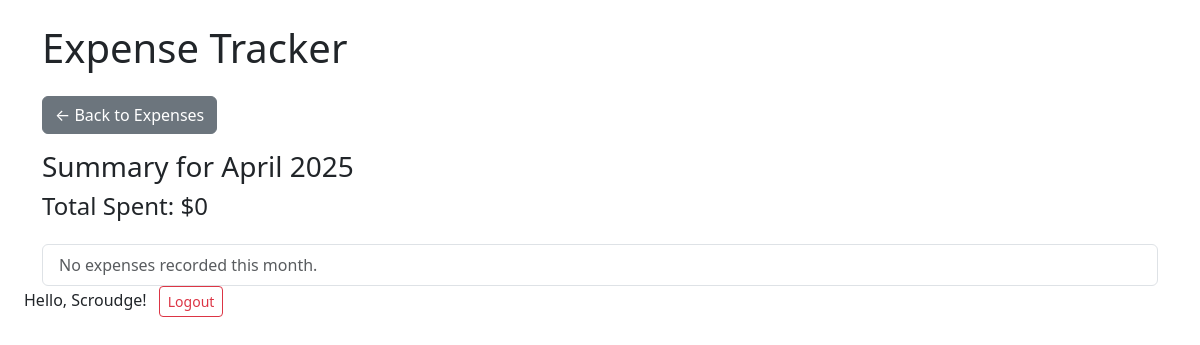
The page /summary (signed in) on the database as committed earlier.
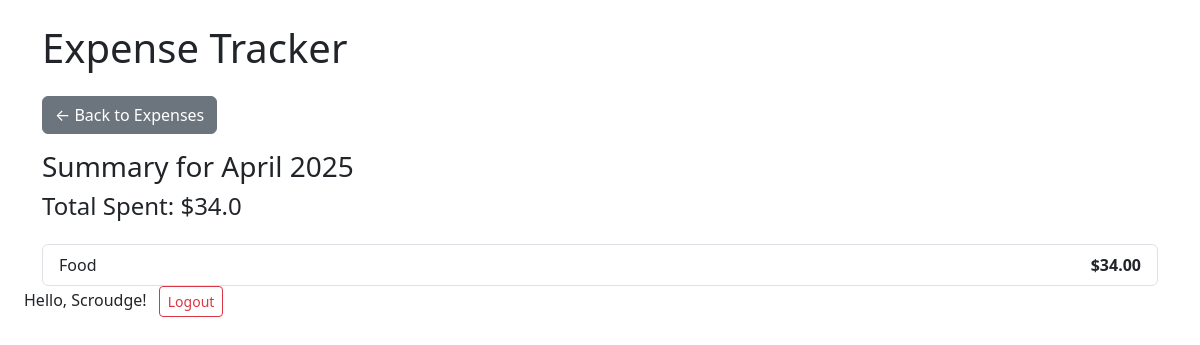
The same page on the database as committed later.
### app.py (models this page shows)
class Expense(db.Model):
    id = db.Column(db.Integer, primary_key=True)
    amount = db.Column(db.Float, nullable=False)
    description = db.Column(db.String(200), nullable=False)
    category = db.Column(db.String(50), nullable=False)
    date = db.Column(db.DateTime, default=datetime.utcnow)
    user_id = db.Column(db.Integer, db.ForeignKey('user.id'), nullable=False)

### app.py (the view)
@app.route('/summary')
@login_required
def monthly_summary():
    now = datetime.utcnow()
    current_month = now.month
    current_year = now.year
    summary = (
        db.session.query(Expense.category, func.sum(Expense.amount))
        .filter(extract('month', Expense.date) == current_month)
        .filter(extract('year', Expense.date) == current_year)
        .group_by(Expense.category)
        .all()
    )
    total = sum(amount for _, amount in summary)
    return render_template('summary.html', summary=summary, total=total, month=now.strftime('%B'), year=now.year)

### app.py (called while the page is built)
@login_manager.user_loader
def load_user(user_id):
    return User.query.get(int(user_id))

### templates/summary.html
{% extends "base.html" %}
{% block content %}
<a href="{{ url_for('index') }}" class="btn btn-secondary mb-3">← Back to Expenses</a>
<h3>Summary for {{ month }} {{ year }}</h3>
<h4>Total Spent: ${{ total }}</h4>
<ul class="list-group mt-4">
    {% for category, amount in summary %}
    <li class="list-group-item d-flex justify-content-between">
        <span>{{ category }}</span>
        <strong>${{ '%.2f' | format(amount) }}</strong>
    </li>
    {% else %}
    <li class="list-group-item text-muted">No expenses recorded this month.</li>
    {% endfor %}
</ul>
{% endblock %}

Rows that differ between the two databases and show on the page:
added Expense: category "Food", amount "34.00"
Other text that changed with them:
{{ total }}: "0" → "34.0"
text no longer shown: "No expenses recorded this month."
